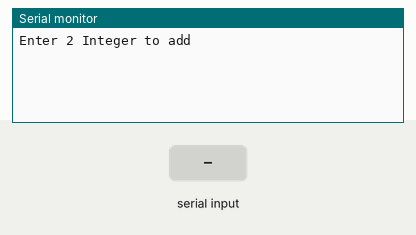
Simulated run of this sketch. Board: Arduino Uno, built with avr-gcc and run on an emulated ATmega328P. Parts: the last lines printed to the serial monitor. The inputs (shaded band) are chosen by the test bench.

Above: at 1.2 s.
1.3 s: "90,45\n" received over Serial
At 2.4 s:
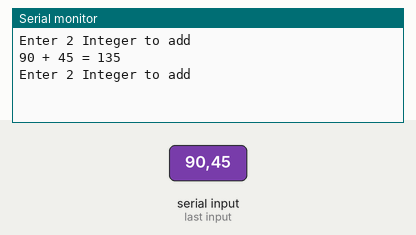
2.8 s: "30,150\n" received over Serial
At 4.3 s:
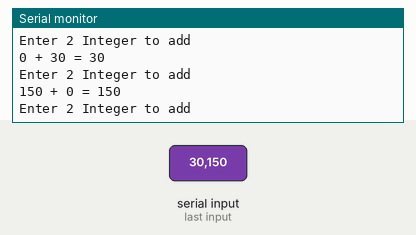

Measured:
- after the input at 1.3 s, the serial monitor: prints a new line at once (image 1)
- after the input at 2.8 s, the serial monitor: prints a new line at once (image 2)

The sketch:

HW2_201812145_.ino
```cpp
/*
 * HW2_201812145
 * Serial 입력으로 두 정수를 입력받아 합을 출력
 */
//HW2_201812145

int nState=1;

void setup() {
  Serial.begin(9600);
}

void loop() {
  if(nState){
    Serial.println("Enter 2 Integer to add");
    nState=0;
  }

  //입력대기 - 입력이 없으면 0 반환
  //parseInt로 정수를 받음
  while(Serial.available()==0){
    }
  int num1=Serial.parseInt();


  while(Serial.available()==0){
    }
  int num2=Serial.parseInt();

  int sum=num1+num2;

  Serial.print(num1);
  Serial.print(" + ");
  Serial.print(num2);
  Serial.print(" = ");
  Serial.println(sum);

  nState=1;
}
```
